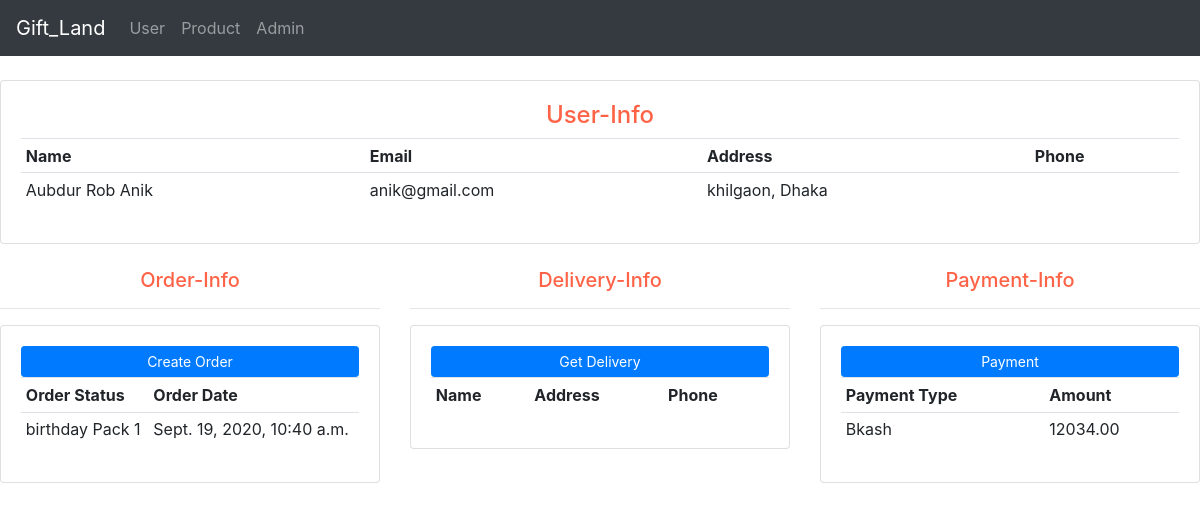
The page /user/ on the database its author committed.
### user/models.py (models this page shows, shortened)
class user(models.Model):
    u_id = models.BigIntegerField(blank=True)
    u_name = models.CharField(max_length=100, blank=True)
    u_email = models.EmailField(max_length=50, blank=True)
    u_password = models.CharField(max_length=50, blank=True)
    u_address = models.CharField(max_length=200, blank=True)
    u_phone_no = models.CharField(max_length=20, blank=True)

class order(models.Model):
    o_id = models.BigIntegerField(blank=True)
    o_status = models.CharField(max_length=200, blank=True)
    o_date = models.DateTimeField(auto_now_add=True)
    cart = models.ForeignKey(Cart, on_delete=models.CASCADE, null=True)
    user = models.ForeignKey(
        user, on_delete=models.CASCADE, default=1, null=True)

class payment(models.Model):
    payment_id = models.BigIntegerField(blank=True)
    payment_type = models.CharField(max_length=200, blank=True)
    amount = models.DecimalField(max_digits=20, decimal_places=2)
    user = models.ForeignKey(
        user, on_delete=models.SET_NULL, default=1, null=True)

### user/views.py (the view)
# urls.py: path('user/', user_views.customer),
def customer(request):
    user_info = user.objects.all()
    order_info = order.objects.all()
    delivery_info = delivery.objects.all()
    payment_info = payment.objects.all()
    context = {
        'user_info': user_info,
        'order_info': order_info,
        'delivery_info': delivery_info,
        'payment_info': payment_info
    }
    return render(request, 'user.html', context)

### templates/user.html (shortened to what this page needs)
{% extends 'base.html' %}
{% block content %}
<br>
<div class="row">
	<div class="col-md">
		<div class="card card-body">
            <h4 style="text-align: center; color: tomato;">User-Info</h4>
			<table class="table table-sm">
				<tr>
					<th>Name</th>
					<th>Email</th>
					<th>Address</th>
					<th>Phone</th>
					{% for i  in user_info %}
					   <tr>
						   <td>{{ i.u_name }}</td>
                           <td>{{ i.u_email }}</td>
                           <td>{{ i.u_address }}</td>
						   <td>{{ i.u_phone }}</td>
					   </tr>
					{% endfor %}
				</tr>
			</table>
		</div>
	</div>
</div>
<br>
<div class="row">
	<div class="col-md-4">
		<h5 style="text-align: center; color: tomato;">Order-Info</h5>
		<hr>
		<div class="card card-body">
			<a class="btn btn-primary btn-sm btn-block" href="">Create Order</a>
			<table class="table table-sm">
				<tr>
					<th>Order Status</th>
                    <th>Order Date</th>
					{% for i in order_info %}
					   <tr>
						   <td>{{ i.o_status }}</td>
                           <td>{{ i.o_date }}</td>
					   </tr>
					{% endfor %}
				</tr>
			</table>
		</div>
	</div>
	<div class="col-md-4">
		<h5 style="text-align: center; color: tomato;">Delivery-Info</h5>
		<hr>
		<div class="card card-body">
			<a class="btn btn-primary btn-sm btn-block" href="">Get Delivery</a>
			<table class="table table-sm">
				<tr>
					<th>Name</th>
					<th>Address</th>
					<th>Phone</th>
				</tr>
			</table>
		</div>
	</div>
	<div class="col-md-4">
		<h5 style="text-align: center; color: tomato;">Payment-Info</h5>
		<hr>
		<div class="card card-body">
			<a class="btn btn-primary btn-sm btn-block" href="">Payment</a>
			<table class="table table-sm">
				<tr>
					<th>Payment Type</th>
					<th>Amount</th>
					{% for i in payment_info %}
					   <tr>
						   <td>{{ i.payment_type }}</td>
						   <td>{{ i.amount }}</td>
					   </tr>
					{% endfor %}
				</tr>
			</table>
		</div>
	</div>
</div>
{% endblock %}

### rows shown on the page
user: u_name "Aubdur Rob Anik", u_email "anik@gmail.com", u_address "khilgaon, Dhaka"
order: o_status "birthday Pack 1", o_date "Sept. 19, 2020, 10:40 a.m."
payment: payment_type "Bkash", amount "12034.00"
